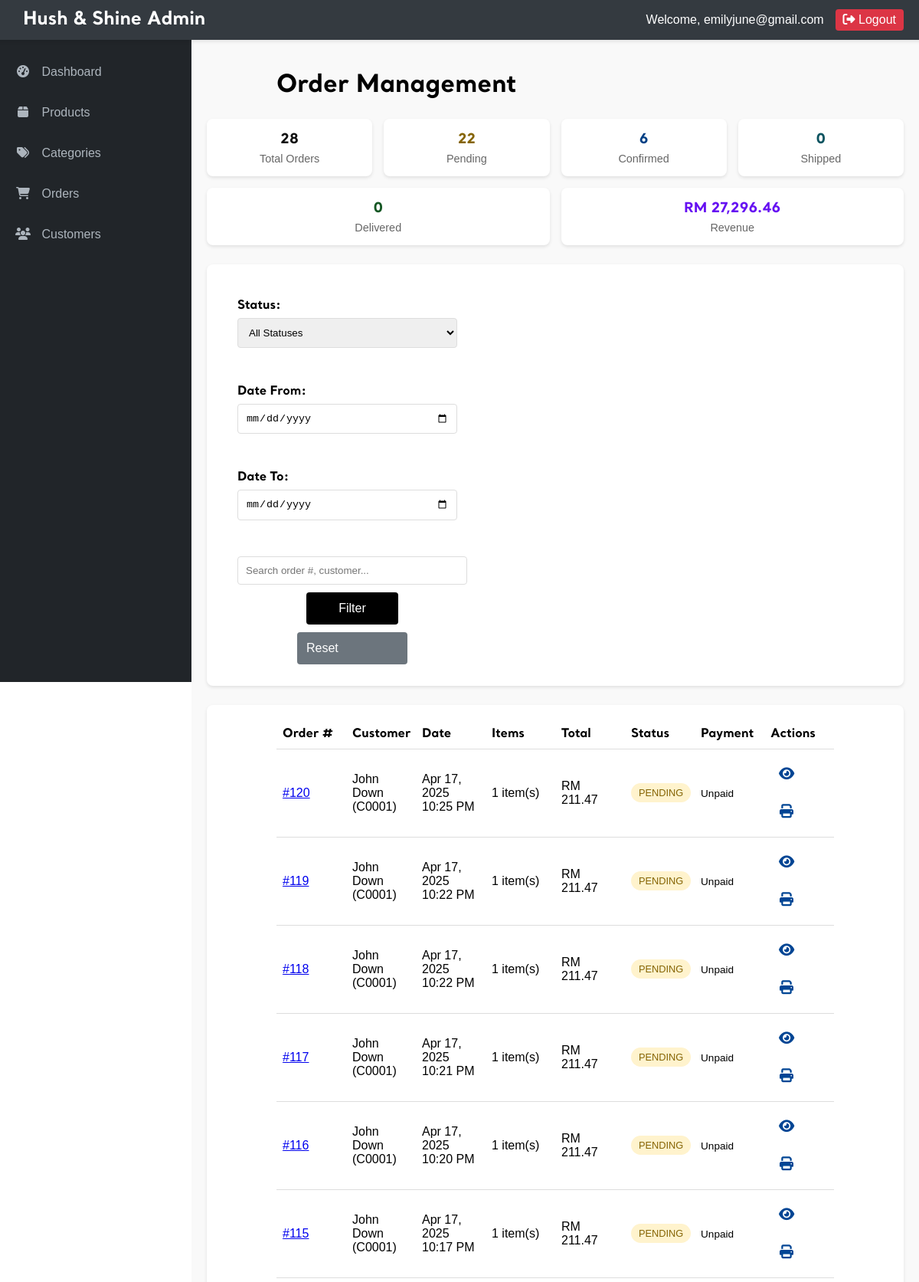
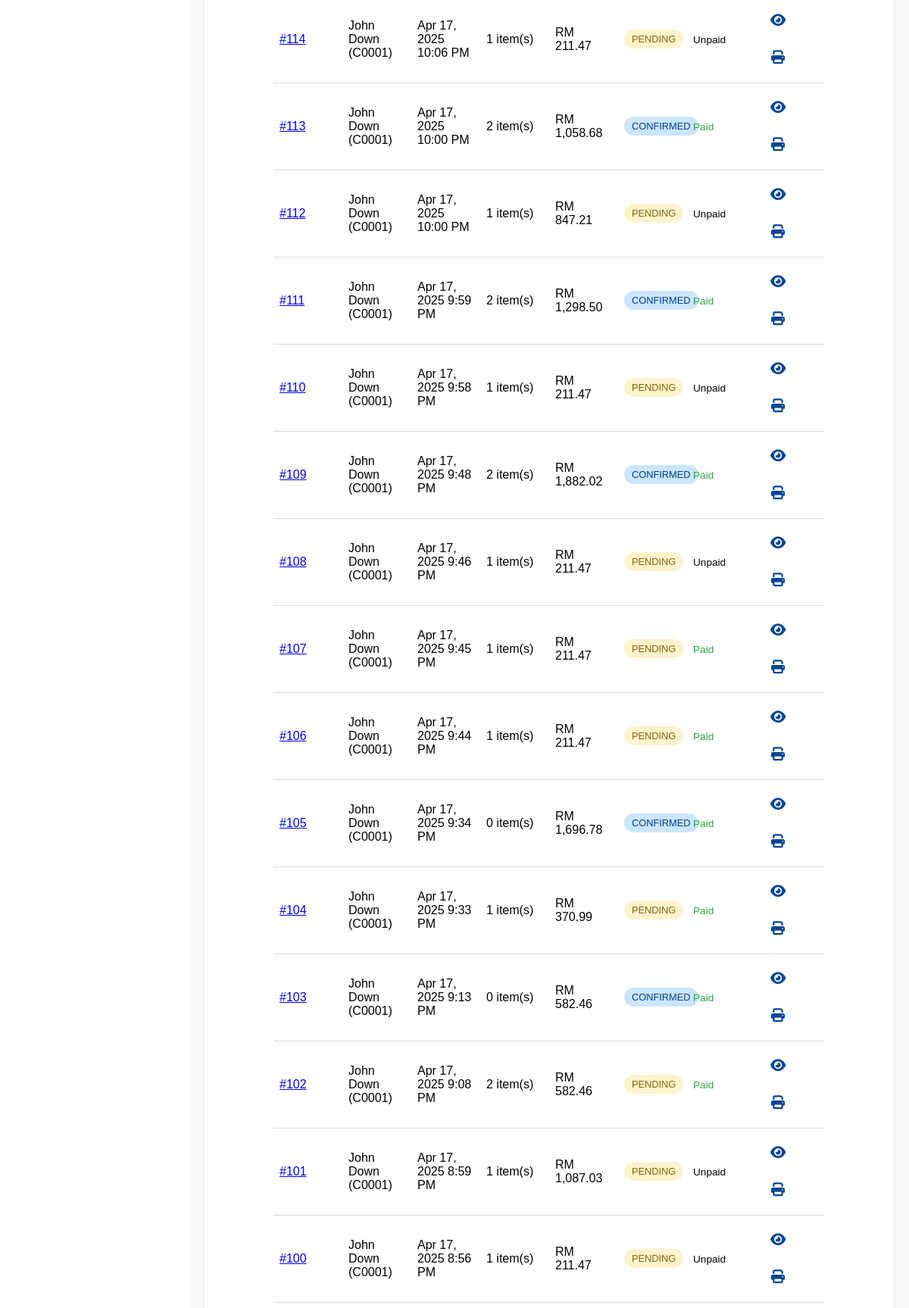
Screenshot of /admin/admin_orders.php (signed in, upper part) with the database file from the repository (2 pictures, top to bottom).
### tables this page shows
CREATE TABLE `orders` (
  `order_id` int(11) NOT NULL,
  `cust_id` char(5) NOT NULL,
  `order_date` datetime NOT NULL,
  `total_amount` decimal(10,2) NOT NULL,
  `status` varchar(50) NOT NULL DEFAULT 'Pending',
  `payment_id` varchar(255) DEFAULT NULL,
  `payment_status` varchar(50) DEFAULT NULL,
  `shipping_address` text DEFAULT NULL,
  `payment_method` varchar(50) NOT NULL
);

CREATE TABLE `customer` (
  `cust_id` char(5) NOT NULL,
  `cust_name` varchar(50) NOT NULL,
  `cust_contact` varchar(13) NOT NULL,
  `cust_email` varchar(50) NOT NULL,
  `cust_gender` char(1) NOT NULL,
  `cust_password` varchar(100) NOT NULL,
  `cust_photo` varchar(100) NOT NULL
);

### admin/admin_orders.php (the view, shortened to what this page needs)
<?php
require_once '../_base.php';
include '../_head.php';
$status_filter = $_GET['status'] ?? 'all';
$date_from = $_GET['date_from'] ?? '';
$date_to = $_GET['date_to'] ?? '';
$search = $_GET['search'] ?? '';
$query = "SELECT o.order_id, o.cust_id, c.cust_name, o.order_date, o.total_amount, o.status, o.payment_status
          FROM orders o
          LEFT JOIN customer c ON o.cust_id = c.cust_id
          WHERE 1=1";
$params = [];
$query .= " ORDER BY o.order_date DESC";
try {
    $stmt = $_db->prepare($query);
    $stmt->execute($params);
    $orders = $stmt->fetchAll(PDO::FETCH_ASSOC);
    $stmt = $_db->query("SELECT
        COUNT(*) as total_orders,
        SUM(CASE WHEN status = 'Pending' THEN 1 ELSE 0 END) as pending_orders,
        SUM(CASE WHEN status = 'Confirmed' THEN 1 ELSE 0 END) as confirmed_orders,
        SUM(CASE WHEN status = 'Shipped' THEN 1 ELSE 0 END) as shipped_orders,
        SUM(CASE WHEN status = 'Delivered' THEN 1 ELSE 0 END) as delivered_orders,
        SUM(CASE WHEN status = 'Cancelled' THEN 1 ELSE 0 END) as cancelled_orders,
        SUM(total_amount) as total_revenue
        FROM orders");
    $stats = $stmt->fetch(PDO::FETCH_ASSOC);
} catch (PDOException $e) {
    echo "Database error: " . $e->getMessage();
    exit;
}
?>
<div class="admin-main">
    <div class="admin-title">
        <h1>Order Management</h1>
    </div>
    <div class="stats-cards">
        <div class="stat-card">
            <div class="stat-value"><?= number_format($stats['total_orders'] ?? 0) ?></div>
            <div class="stat-label">Total Orders</div>
        </div>
        <div class="stat-card pending">
            <div class="stat-value"><?= number_format($stats['pending_orders'] ?? 0) ?></div>
            <div class="stat-label">Pending</div>
        </div>
        <div class="stat-card confirmed">
            <div class="stat-value"><?= number_format($stats['confirmed_orders'] ?? 0) ?></div>
            <div class="stat-label">Confirmed</div>
        </div>
        <div class="stat-card shipped">
            <div class="stat-value"><?= number_format($stats['shipped_orders'] ?? 0) ?></div>
            <div class="stat-label">Shipped</div>
        </div>
        <div class="stat-card delivered">
            <div class="stat-value"><?= number_format($stats['delivered_orders'] ?? 0) ?></div>
            <div class="stat-label">Delivered</div>
        </div>
        <div class="stat-card revenue">
            <div class="stat-value">RM <?= number_format($stats['total_revenue'] ?? 0, 2) ?></div>
            <div class="stat-label">Revenue</div>
        </div>
    </div>
    <div class="filter-section">
        <form action="admin_orders.php" method="GET" class="filter-form">
            <div class="form-group">
                <label for="status">Status:</label>
                <select id="status" name="status" class="form-control">
                    <option value="all" <?= $status_filter === 'all' ? 'selected' : '' ?>>All Statuses</option>
                </select>
            </div>
            <div class="form-group">
                <label for="date_from">Date From:</label>
                <input type="date" id="date_from" name="date_from" value="<?= htmlspecialchars($date_from) ?>" class="form-control">
            </div>
            <div class="form-group">
                <label for="date_to">Date To:</label>
                <input type="date" id="date_to" name="date_to" value="<?= htmlspecialchars($date_to) ?>" class="form-control">
            </div>
            <div class="form-group search-group">
                <input type="text" id="search" name="search" value="<?= htmlspecialchars($search) ?>" placeholder="Search order #, customer..." class="form-control">
                <button type="submit" class="admin-submit-btn">Filter</button>
                <a href="admin_orders.php" class="admin-submit-btn secondary">Reset</a>
            </div>
        </form>
    </div>
    <div class="table-responsive">
        <table class="admin-table">
            <thead>
                <tr>
                    <th>Order #</th>
                    <th>Customer</th>
                    <th>Date</th>
                    <th>Items</th>
                    <th>Total</th>
                    <th>Status</th>
                    <th>Payment</th>
                    <th>Actions</th>
                </tr>
            </thead>
            <tbody>
                <?php if (count($orders) > 0): ?>
                    <?php foreach ($orders as $order): ?>
                        <?php
                        $stmt = $_db->prepare("SELECT COUNT(*) as item_count FROM order_items WHERE order_id = ?");
                        $stmt->execute([$order['order_id']]);
                        $item_count = $stmt->fetch(PDO::FETCH_ASSOC)['item_count'];
                        ?>
                        <tr>
                            <td><a href="#" class="order-link" data-order="<?= $order['order_id'] ?>">#<?= $order['order_id'] ?></a></td>
                            <td><?= htmlspecialchars($order['cust_name'] ?? 'Unknown') ?> (<?= htmlspecialchars($order['cust_id']) ?>)</td>
                            <td><?= date('M j, Y g:i A', strtotime($order['order_date'])) ?></td>
                            <td><?= $item_count ?> item(s)</td>
                            <td>RM <?= number_format($order['total_amount'], 2) ?></td>
                            <td>
                                <span class="status-badge status-<?= strtolower($order['status']) ?>">
                                    <?= $order['status'] ?>
                                </span>
                            </td>
                            <td>
                                <span class="payment-status <?= strtolower($order['payment_status']) ?>">
                                    <?= $order['payment_status'] ?>
                                </span>
                            </td>
                            <td class="actions">
                                <a href="view_order.php?id=<?= $order['order_id'] ?>" class="btn btn-sm">
                                    <i class="fas fa-eye"></i>
                                </a>
                                <a href="print_order.php?id=<?= $order['order_id'] ?>" class="btn btn-sm btn-info" target="_blank">
                                    <i class="fas fa-print"></i>
                                </a>
                            </td>
                        </tr>
                    <?php endforeach; ?>
                <?php else: ?>
                    <tr>
                        <td colspan="8" class="no-results">No orders found matching your criteria</td>
                    </tr>
                <?php endif; ?>
            </tbody>
        </table>
    </div>
</div>

### css/app.css (style rules this page uses)
body { font-family: 'Santral', sans-serif; margin: 0; height: 100%; display: flex; flex-direction: column; justify-content: center; align-items: center; }
form { width: 33%; margin: 0 20px; }
.form-group { display: block; position: relative; margin: 24px 0 0; padding-bottom: 8px; width:100%; max-width: 400px; display: flex; flex-direction: column; align-items: flex-start; }
.form-group label { font-weight: bold; margin-bottom: 5px; }
html { scroll-behavior: smooth; }
.form-control { width: 100%; padding: 10px; border: 1px solid #ddd; border-radius: 4px; box-sizing: border-box }
.actions a > i { width: 20px; }
.admin-main { flex: 1; padding: 20px; margin-left: 250px; width: calc(100% - 250px); min-height: calc(100vh - 60px); box-sizing: border-box; background-color: #f9f9f9; margin-top: 50px; }
.stats-cards { display: flex; flex-wrap: wrap; gap: 15px; margin-bottom: 25px; }
.stat-card { flex: 1; min-width: 150px; background: white; padding: 15px; border-radius: 8px; box-shadow: 0 2px 4px rgba(0,0,0,0.1); text-align: center; transition: transform 0.2s ease, box-shadow 0.2s ease; }
.stat-value { font-size: 1.8rem; font-weight: bold; margin-bottom: 5px; }
.stat-label { color: #666; font-size: 0.9rem; font-weight: 500; }
.stat-card.pending .stat-value { color: #856404; }
.stat-card.confirmed .stat-value { color: #004085; }
.stat-card.shipped .stat-value { color: #0c5460; }
.stat-card.delivered .stat-value { color: #155724; }
.stat-card.revenue .stat-value { color: #6610f2; }
.stat-value { font-size: 18px; font-weight: 600; color: #111; margin-bottom: 5px; }
.btn { display: inline-block; font-weight: 400; text-align: center; white-space: nowrap; vertical-align: middle; user-select: none; border: 1px solid transparent; padding: 0.375rem 0.75rem; font-size: 1rem; line-height: 1.5; border-radius: 0.25rem; transition: color 0.15s ease-in-out, background-color 0.15s ease-in-out, border-color 0.15s ease-in-out; }
.btn-sm { padding: 0.25rem 0.5rem; font-size: 0.8rem; line-height: 1.5; border-radius: 0.2rem; }
.filter-section { background: white; padding: 20px; border-radius: 8px; box-shadow: 0 2px 4px rgba(0,0,0,0.1); margin-bottom: 25px; }
.filter-form { display: flex; flex-wrap: wrap; gap: 15px; align-items: flex-end; }
.form-group { min-width: 150px; flex: 1; }
.search-group { display: flex; gap: 10px; min-width: 300px; align-items: center; }
.search-group .form-control { flex: 1; }
.table-responsive { overflow-x: auto; background: white; border-radius: 8px; box-shadow: 0 2px 4px rgba(0,0,0,0.1); }
.admin-table { border-collapse:collapse; width: 80%; table-layout: fixed; margin: 20px auto; }
.admin-table th, .admin-table td { padding: 8px; text-align: left; border-bottom: 1px solid #ddd; }
.admin-table tbody tr { border-bottom: 1px solid #eee; transition: background-color 0.2s ease; }
.status-badge { display: inline-block; padding: 5px 10px; border-radius: 20px; font-size: 0.8rem; font-weight: 500; text-transform: uppercase; }
.status-pending { background-color: #fff3cd; color: #856404; }
.status-confirmed { background-color: #cce5ff; color: #004085; }
.payment-status { font-size: 0.85rem; font-weight: 500; }
.payment-status.paid { color: #28a745; }
.actions .btn { padding: 10px; font-size: 18px; align-items: center; text-decoration: none; color: #004594; transition: 150ms ease-in-out; }
.admin-submit-btn { width: 40%; text-decoration: none; padding: 12px; background-color: #000000; color: white; border: none; border-radius: 4px; font-family: 'Santral', sans-serif; font-size: 16px; cursor: pointer; transition: background-color 300ms cubic-bezier(0.25, 0.8, 0.5, 1); }
.admin-submit-btn.secondary { background-color: #6c757d; }
.admin-title { display: flex; justify-content: space-between; width: 80%; margin: 0 auto; }

### rows the page displays
orders: order_id "120", cust.cust_name "John Down", cust "C0001", order_date "Apr 17, 2025 10:25 PM", item_count "1", total_amount "211.47", status "PENDING", payment_status "Unpaid"
orders: order_id "119", cust.cust_name "John Down", cust "C0001", order_date "Apr 17, 2025 10:22 PM", item_count "1", total_amount "211.47", status "PENDING", payment_status "Unpaid"
orders: order_id "118", cust.cust_name "John Down", cust "C0001", order_date "Apr 17, 2025 10:22 PM", item_count "1", total_amount "211.47", status "PENDING", payment_status "Unpaid"
orders: order_id "117", cust.cust_name "John Down", cust "C0001", order_date "Apr 17, 2025 10:21 PM", item_count "1", total_amount "211.47", status "PENDING", payment_status "Unpaid"
orders: order_id "116", cust.cust_name "John Down", cust "C0001", order_date "Apr 17, 2025 10:20 PM", item_count "1", total_amount "211.47", status "PENDING", payment_status "Unpaid"
orders: order_id "115", cust.cust_name "John Down", cust "C0001", order_date "Apr 17, 2025 10:17 PM", item_count "1", total_amount "211.47", status "PENDING", payment_status "Unpaid"
orders: order_id "114", cust.cust_name "John Down", cust "C0001", order_date "Apr 17, 2025 10:06 PM", item_count "1", total_amount "211.47", status "PENDING", payment_status "Unpaid"
orders: order_id "113", cust.cust_name "John Down", cust "C0001", order_date "Apr 17, 2025 10:00 PM", item_count "2", total_amount "1,058.68", status "CONFIRMED", payment_status "Paid"
orders: order_id "112", cust.cust_name "John Down", cust "C0001", order_date "Apr 17, 2025 10:00 PM", item_count "1", total_amount "847.21", status "PENDING", payment_status "Unpaid"
orders: order_id "111", cust.cust_name "John Down", cust "C0001", order_date "Apr 17, 2025 9:59 PM", item_count "2", total_amount "1,298.50", status "CONFIRMED", payment_status "Paid"
orders: order_id "110", cust.cust_name "John Down", cust "C0001", order_date "Apr 17, 2025 9:58 PM", item_count "1", total_amount "211.47", status "PENDING", payment_status "Unpaid"
orders: order_id "109", cust.cust_name "John Down", cust "C0001", order_date "Apr 17, 2025 9:48 PM", item_count "2", total_amount "1,882.02", status "CONFIRMED", payment_status "Paid"
orders: order_id "108", cust.cust_name "John Down", cust "C0001", order_date "Apr 17, 2025 9:46 PM", item_count "1", total_amount "211.47", status "PENDING", payment_status "Unpaid"
orders: order_id "107", cust.cust_name "John Down", cust "C0001", order_date "Apr 17, 2025 9:45 PM", item_count "1", total_amount "211.47", status "PENDING", payment_status "Paid"
orders: order_id "106", cust.cust_name "John Down", cust "C0001", order_date "Apr 17, 2025 9:44 PM", item_count "1", total_amount "211.47", status "PENDING", payment_status "Paid"
orders: order_id "105", cust.cust_name "John Down", cust "C0001", order_date "Apr 17, 2025 9:34 PM", item_count "0", total_amount "1,696.78", status "CONFIRMED", payment_status "Paid"
orders: order_id "104", cust.cust_name "John Down", cust "C0001", order_date "Apr 17, 2025 9:33 PM", item_count "1", total_amount "370.99", status "PENDING", payment_status "Paid"
orders: order_id "103", cust.cust_name "John Down", cust "C0001", order_date "Apr 17, 2025 9:13 PM", item_count "0", total_amount "582.46", status "CONFIRMED", payment_status "Paid"
orders: order_id "102", cust.cust_name "John Down", cust "C0001", order_date "Apr 17, 2025 9:08 PM", item_count "2", total_amount "582.46", status "PENDING", payment_status "Paid"
orders: order_id "101", cust.cust_name "John Down", cust "C0001", order_date "Apr 17, 2025 8:59 PM", item_count "1", total_amount "1,087.03", status "PENDING", payment_status "Unpaid"
orders: order_id "100", cust.cust_name "John Down", cust "C0001", order_date "Apr 17, 2025 8:56 PM", item_count "1", total_amount "211.47", status "PENDING", payment_status "Unpaid"

### other values shown
$_SESSION['admin_email'] "emilyjune@gmail.com"
$stats['total_orders'] "28"
$stats['pending_orders'] "22"
$stats['confirmed_orders'] "6"
$stats['shipped_orders'] "0"
$stats['delivered_orders'] "0"
$stats['total_revenue'] "27,296.46"
